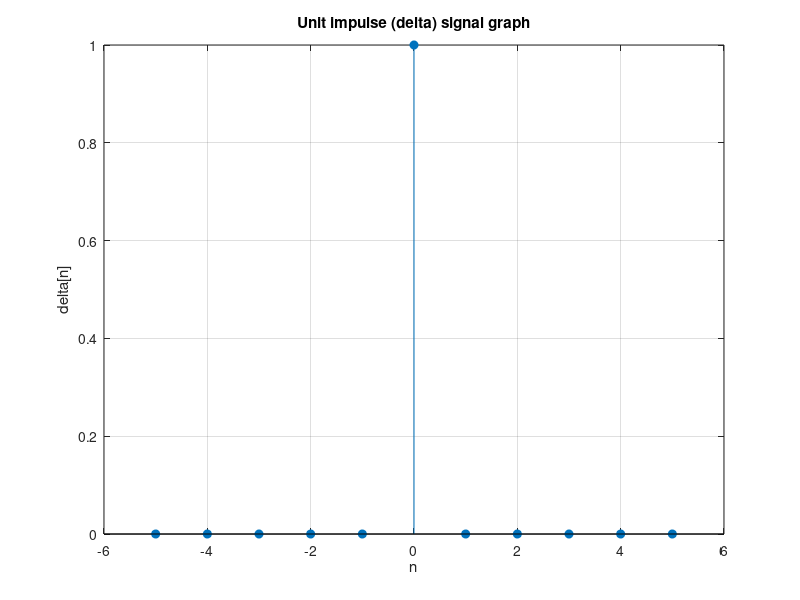

Source code (MATLAB):
clc;
clear;
close all;

n = -5:5;
d = double(n == 0);% true only when n is equal  to 1

stem(n, d, 'filled');
grid on;
xlabel('n');
ylabel('delta[n]');
title('Unit impulse (delta) signal graph');
